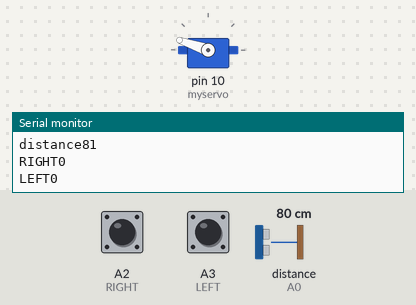
A sketch run on a simulated Arduino Uno, built with avr-gcc and run on an emulated ATmega328P. Parts: servo, the last lines printed to the serial monitor. The inputs (shaded band) are chosen by the test bench; at power-on: distance to the obstacle (sensor on A0) 80 cm, A2 (RIGHT) LOW, A3 (LEFT) LOW. The echo pulse lasts 58.3 µs per cm.

Above: at 6.6 s.
6.7 s: distance to the obstacle (sensor on A0) set to 16 cm
At 6.85 s:
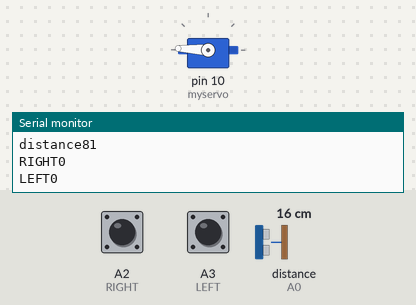
12.2 s: distance to the obstacle (sensor on A0) set to 12 cm
At 13.3 s:
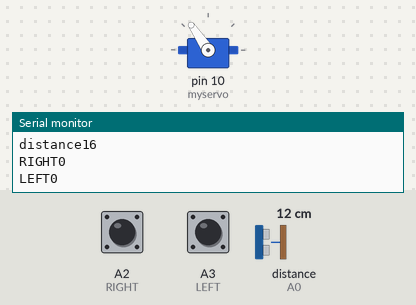
17.7 s: distance to the obstacle (sensor on A0) set to 18 cm
At 17.88 s:
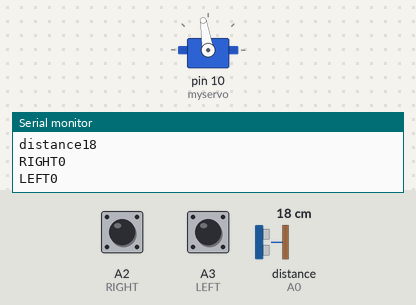
Timing chart, 0 to 29.2 s (numbered marks = the images above; inputs shaded):
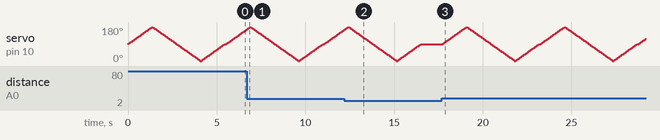

The sketch:

followbot.ino
```cpp
/*NOTE: The Right_Value and Left_Value is not tested so if the white is detected then the value can be either 0 or 1 it can be ony tested when it is executed*/

#include<NewPing.h>
#include<Servo.h>

#define RIGHT A2
#define LEFT A3
#define TRIGGER_PIN A1
#define ECHO_PIN A0
#define MAX_DISTANCE 200

unsigned int distance = 0;
unsigned int Right_Value = 0;
unsigned int Left_Value = 0;

NewPing sonar(TRIGGER_PIN, ECHO_PIN, MAX_DISTANCE);

int M1F = 2;//Left
int M1B = 3;//Left
int M2F = 4;//Right
int M2B = 5;//Right

 Servo myservo;
 int pos=0;

void setup()
{
   Serial.begin(9600);
   myservo.attach(10);
  {
     for(pos = 90; pos <= 180; pos += 1)
     {
        myservo.write(pos);
        delay(15);
     }
     for(pos = 180; pos >= 0; pos-= 1)
     {
        myservo.write(pos);
        delay(15);
     }
     for(pos = 0; pos<=90; pos += 1)
     {
        myservo.write(pos);
        delay(15);
     }
  }
  pinMode(RIGHT, INPUT);
  pinMode(LEFT, INPUT);
}

void loop()
{
   delay(50);
   distance = sonar.ping_cm();
   Serial.print("distance");
   Serial.println(distance);

   Right_Value = digitalRead(RIGHT);
   Left_Value = digitalRead(LEFT);

   Serial.print("RIGHT");
   Serial.println(Right_Value);
   Serial.print("LEFT");
   Serial.println(Left_Value);

   if((distance > 1) && (distance < 15))
   {
      if((Right_Value==1) && (Left_Value==1))
      {
         digitalWrite(M1F,HIGH);
         digitalWrite(M1B,LOW);
         digitalWrite(M2F,HIGH);
         digitalWrite(M2B,LOW);
      }

      else if((Right_Value==0) && (Left_Value==1))
      {
         digitalWrite(M1F,HIGH);
         digitalWrite(M1B,LOW);
         digitalWrite(M2F,LOW);
         digitalWrite(M2B,HIGH);
         delay(150);
      }
      else if((Right_Value==1)&&(Left_Value==0))
      {
         digitalWrite(M1F,LOW);
         digitalWrite(M1B,HIGH);
         digitalWrite(M2F,HIGH);
         digitalWrite(M2B,LOW);
         delay(150);
      }
      else
      {
         digitalWrite(M1F,LOW);
         digitalWrite(M1B,HIGH);
         digitalWrite(M2F,HIGH);
         digitalWrite(M2B,LOW);

      }
   }
   else
   {
      {
         for(pos = 90; pos <= 180; pos += 1)
         {
            myservo.write(pos);
            delay(15);
         }
         for(pos = 180; pos >= 0; pos-= 1)
         {
            myservo.write(pos);
            delay(15);
         }
         for(pos = 0; pos<=90; pos += 1)
         {
            myservo.write(pos);
            delay(15);
         }
      }
   }
}
```

Measured:
- the behaviour switches between 15 and 14 cm on distance to the obstacle (sensor on A0) (found by bisection; images 1 and 2)
